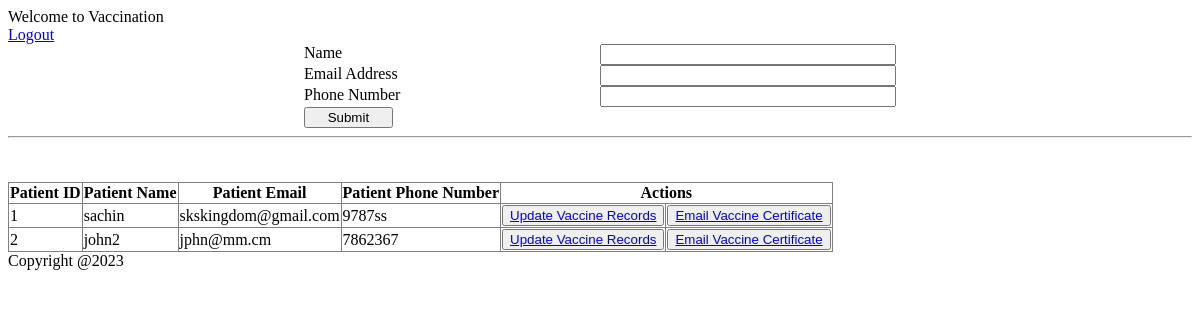
Screenshot of /patients (signed in) with the database file from the repository.
### app/models.py (models this page shows)
class Patient(db.Model):
    id = db.Column(db.Integer, primary_key=True)
    name = db.Column(db.String(120), nullable=False)
    email = db.Column(db.String(120), index=True, unique=True, nullable=False)
    phone_number = db.Column(db.String(12), unique=True, nullable=False)
    doctor_id = db.Column(db.Integer, db.ForeignKey('doctor.id'))
    vaccine_doses = db.relationship('Vaccine_Dose', backref='patient')

### app/views.py (the view)
@app.route('/patients', methods=['POST', 'GET'])
def patients():
    doctor_id = None
    if session['doctor']:
        doctor_id = session['doctor']
        patients = Patient.query.filter_by(doctor_id=doctor_id)
        return render_template('patients.html', patients=patients)
    return render_template('patients.html')

### app/templates/patients.html (shortened to what this page needs)
{% extends "base.html" %}
{% block head %}
    {{ super() }}
{% endblock %}
{% block content %}
    <a href= "{{ url_for('logout_doctor') }}" >Logout</a>
    <form name="patient-registration-form" action="{{ url_for('register_patient') }}" method="POST" >
        <label>Name </label>
        <input type="text" name="name" required>
        <label>Email Address </label>
        <input type="email" name="email-address" required>
        <label>Phone Number </label>
        <input type="text" name="phone-number" required>
        <input type="submit">
    </form>
    <hr>
    <br>
    <br>
    <div id="patient-list" >
        <table border="1px" style="border-collapse:collapse;">
            <tr>
                <th>Patient ID</th>
                <th>Patient Name</th>
                <th>Patient Email</th>
                <th>Patient Phone Number</th>
                <th colspan="2">Actions</th>
            </tr>
            {% for patient in patients %}
                <tr>
                    <td>{{patient.id}}</td>
                    <td>{{patient.name}}</td>
                    <td>{{patient.email}}</td>
                    <td>{{patient.phone_number}}</td>
                    <td><button><a href="{{url_for('vaccine_record', patient_id=patient.id)}}">Update Vaccine Records</a></button></td>
                    <td><button><a  href="{{url_for('generate_certificate', patient_id=patient.id)}}">Email Vaccine Certificate</a></button></td>
                </tr>
            {% endfor %}
        </table>
    </div>
{% endblock %}

### app/static/css/style.css (style rules this page uses)
form { display: grid; grid-template-rows: repeat(4, 1fr); grid-template-columns: 1fr 1fr 1fr 1fr; }
form > label { grid-column: 2; }
form > input { grid-column: 3; }
form > input[type=submit] { grid-column: 2; width: 30%; }

### rows the page displays
Patient: id "1", name "sachin", email "skskingdom@gmail.com", phone_number "9787ss"
Patient: id "2", name "john2", email "jphn@mm.cm", phone_number "7862367"
